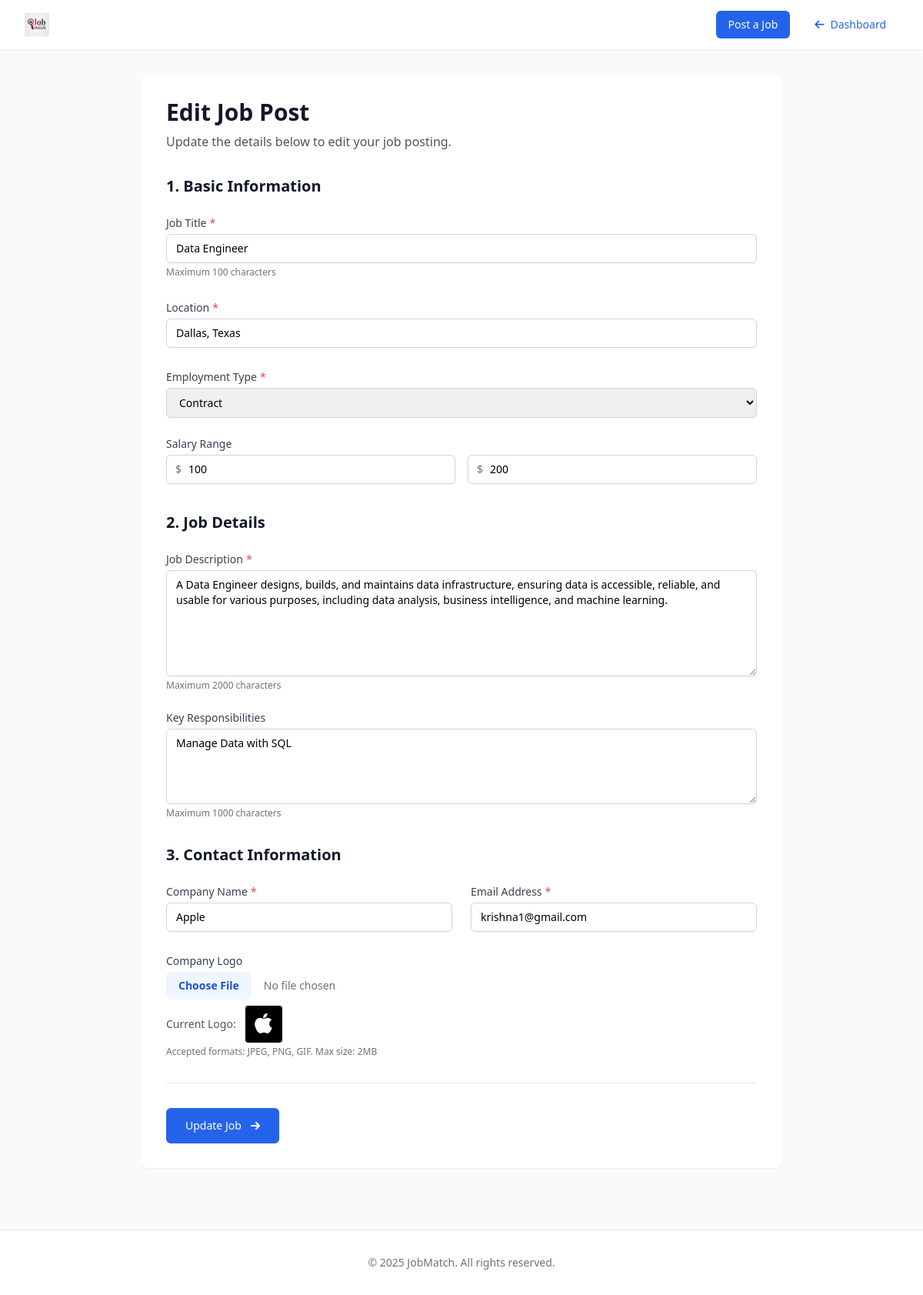
The page /edit_job_post/8 (signed in) on the database its author committed.
### app.py (models this page shows, shortened)
class JobPost(db.Model):
    __tablename__ = 'job_posts'  # Table name in the database
    id = db.Column(db.Integer, primary_key=True)
    job_title = db.Column(db.String(100), nullable=False)
    location = db.Column(db.String(100), nullable=False)
    employment_type = db.Column(db.String(50), nullable=False)
    salary_from = db.Column(db.Integer)
    salary_to = db.Column(db.Integer)
    job_description = db.Column(db.Text, nullable=False)
    key_responsibilities = db.Column(db.Text)
    company_name = db.Column(db.String(100), nullable=False)
    email = db.Column(db.String(100), nullable=False)
    logo_filename = db.Column(db.String(100))  # Filename of the uploaded logo image

### app.py (the view, shortened to what this page needs)
@app.route('/edit_job_post/<int:job_id>', methods=['GET', 'POST'])
@login_required
def edit_job_post(job_id):
    job = JobPost.query.filter_by(id=job_id, email=current_user.email).first_or_404()
    return render_template('postcreation.html', job=job)

### app.py (called while the page is built)
@login_manager.user_loader
def load_user(user_id):
    logger.debug(f'Loading user with ID: {user_id}')
    return User.query.get(int(user_id))

### Templates/postcreation.html (shortened to what this page needs)
<!DOCTYPE html>
<html lang="en">
<head>
    <link href="https://cdnjs.cloudflare.com/ajax/libs/font-awesome/6.4.0/css/all.min.css" rel="stylesheet">
    <script src="https://cdn.tailwindcss.com"></script>
</head>
<body class="bg-gray-50 font-sans">
    <nav class="bg-white shadow-sm sticky top-0 z-10">
        <div class="max-w-8xl mx-auto px-4 sm:px-6 lg:px-8">
            <div class="flex justify-between h-16 items-center">
                <div class="flex items-center">
                    <img class="h-8 w-auto" src="static/img/logo.png" alt="Logo" class="hover-scale">
                </div>
                <div class="flex items-center space-x-4">
                    <a href="/postcreation" class="bg-blue-600 text-white px-4 py-2 text-sm font-medium rounded-md hover:bg-blue-700 transition-all hover-scale">
                        Post a Job
                    </a>
                    <a href="/compapptrack" class="text-blue-600 px-4 py-2 text-sm font-medium rounded-md hover:bg-blue-50 transition-all">
                        <i class="fas fa-arrow-left mr-2"></i>Dashboard
                    </a>
                </div>
            </div>
        </div>
    </nav>
    <main class="max-w-4xl mx-auto py-8 px-4 sm:px-6 lg:px-8">
        <div class="bg-white shadow-sm rounded-lg overflow-hidden hover-scale transition-all">
            <div class="p-8">
                <div class="mb-8">
                    <h1 class="text-3xl font-bold text-gray-900">{{ 'Edit Job Post' if job else 'Post a New Job' }}</h1>
                    <p class="mt-2 text-gray-600">{{ 'Update the details below to edit your job posting.' if job else 'Fill out the form below to post your job opening.' }}</p>
                </div>
                <form name="jobForm" class="space-y-8" action="{{ url_for('edit_job_post', job_id=job.id) if job else url_for('post_creation') }}" method="POST" enctype="multipart/form-data">
                    <div class="space-y-6">
                        <h2 class="text-xl font-semibold text-gray-900">1. Basic Information</h2>
                        <div class="grid grid-cols-1 gap-6">
                            <div>
                                <label for="job_title" class="block text-sm font-medium text-gray-700 required-field">Job Title</label>
                                <input type="text" id="job_title" name="job_title" value="{{ job.job_title if job else '' }}"
                                       class="mt-1 block w-full rounded-md border-gray-300 shadow-sm focus:border-blue-500 focus:ring-blue-500 sm:text-sm py-2 px-3 border"
                                       required maxlength="100">
                                <p class="mt-1 text-xs text-gray-500">Maximum 100 characters</p>
                            </div>
                            <div>
                                <label for="location" class="block text-sm font-medium text-gray-700 required-field">Location</label>
                                <input type="text" id="location" name="location" value="{{ job.location if job else '' }}"
                                       class="mt-1 block w-full rounded-md border-gray-300 shadow-sm focus:border-blue-500 focus:ring-blue-500 sm:text-sm py-2 px-3 border"
                                       placeholder="e.g. New York, USA" required maxlength="100">
                            </div>
                            <div>
                                <label for="employment_type" class="block text-sm font-medium text-gray-700 required-field">Employment Type</label>
                                <select id="employment_type" name="employment_type"
                                        class="mt-1 block w-full rounded-md border-gray-300 shadow-sm focus:border-blue-500 focus:ring-blue-500 sm:text-sm py-2 px-3 border" required>
                                    <option value="Contract" {{ 'selected' if job and job.employment_type == 'Contract' else '' }}>Contract</option>
                                </select>
                            </div>
                            <div>
                                <label class="block text-sm font-medium text-gray-700">Salary Range</label>
                                <div class="grid grid-cols-1 md:grid-cols-2 gap-4 mt-1">
                                    <div>
                                        <div class="relative rounded-md shadow-sm">
                                            <div class="absolute inset-y-0 left-0 pl-3 flex items-center pointer-events-none">
                                                <span class="text-gray-500 sm:text-sm">$</span>
                                            </div>
                                            <input type="number" id="salary_from" name="salary_from" value="{{ job.salary_from if job else '' }}"
                                                   class="block w-full pl-7 pr-3 py-2 rounded-md border-gray-300 focus:border-blue-500 focus:ring-blue-500 sm:text-sm border"
                                                   placeholder="0" min="0" step="100">
                                        </div>
                                    </div>
                                    <div>
                                        <div class="relative rounded-md shadow-sm">
                                            <div class="absolute inset-y-0 left-0 pl-3 flex items-center pointer-events-none">
                                                <span class="text-gray-500 sm:text-sm">$</span>
                                            </div>
                                            <input type="number" id="salary_to" name="salary_to" value="{{ job.salary_to if job else '' }}"
                                                   class="block w-full pl-7 pr-3 py-2 rounded-md border-gray-300 focus:border-blue-500 focus:ring-blue-500 sm:text-sm border"
                                                   placeholder="0" min="0" step="100">
                                        </div>
                                    </div>
                                </div>
                            </div>
                        </div>
                    </div>
                    <div class="space-y-6">
                        <h2 class="text-xl font-semibold text-gray-900">2. Job Details</h2>
                        <div>
                            <label for="job_description" class="block text-sm font-medium text-gray-700 required-field">Job Description</label>
                            <textarea id="job_description" name="job_description" rows="6"
                                      class="mt-1 block w-full rounded-md border-gray-300 shadow-sm focus:border-blue-500 focus:ring-blue-500 sm:text-sm py-2 px-3 border"
                                      required maxlength="2000">{{ job.job_description if job else '' }}</textarea>
                            <p class="mt-1 text-xs text-gray-500">Maximum 2000 characters</p>
                        </div>
                        <div>
                            <label for="key_responsibilities" class="block text-sm font-medium text-gray-700">Key Responsibilities</label>
                            <textarea id="key_responsibilities" name="key_responsibilities" rows="4"
                                      class="mt-1 block w-full rounded-md border-gray-300 shadow-sm focus:border-blue-500 focus:ring-blue-500 sm:text-sm py-2 px-3 border"
                                      maxlength="1000">{{ job.key_responsibilities if job else '' }}</textarea>
                            <p class="mt-1 text-xs text-gray-500">Maximum 1000 characters</p>
                        </div>
                    </div>
                    <div class="space-y-6">
                        <h2 class="text-xl font-semibold text-gray-900">3. Contact Information</h2>
                        <div class="grid grid-cols-1 md:grid-cols-2 gap-6">
                            <div>
                                <label for="company_name" class="block text-sm font-medium text-gray-700 required-field">Company Name</label>
                                <input type="text" id="company_name" name="company_name" value="{{ job.company_name if job else '' }}"
                                       class="mt-1 block w-full rounded-md border-gray-300 shadow-sm focus:border-blue-500 focus:ring-blue-500 sm:text-sm py-2 px-3 border"
                                       required maxlength="100">
                            </div>
                            <div>
                                <label for="email" class="block text-sm font-medium text-gray-700 required-field">Email Address</label>
                                <input type="email" id="email" name="email" value="{{ job.email if job else current_user.email }}"
                                       class="mt-1 block w-full rounded-md border-gray-300 shadow-sm focus:border-blue-500 focus:ring-blue-500 sm:text-sm py-2 px-3 border"
                                       required>
                            </div>
                        </div>
                        <div>
                            <label for="logo" class="block text-sm font-medium text-gray-700">Company Logo</label>
                            <div class="mt-1 flex items-center">
                                <input type="file" id="logo" name="logo" accept="image/jpeg, image/png, image/gif"
                                       class="block w-full text-sm text-gray-500 file:mr-4 file:py-2 file:px-4 file:rounded-md file:border-0 file:text-sm file:font-semibold file:bg-blue-50 file:text-blue-700 hover:file:bg-blue-100"
                                       onchange="validateFile(this)">
                            </div>
                            {% if job and job.logo_filename %}
                                <div class="mt-2 flex items-center">
                                    <p class="text-sm text-gray-600 mr-3">Current Logo:</p>
                                    <img src="/uploads/{{ job.logo_filename }}" alt="Current Logo" class="h-12 w-auto object-contain rounded">
                                </div>
                            {% endif %}
                            <p class="mt-1 text-xs text-gray-500">Accepted formats: JPEG, PNG, GIF. Max size: 2MB</p>
                        </div>
                    </div>
                    <div class="flex justify-between pt-8 border-t">
                        <button type="submit" class="inline-flex items-center px-6 py-3 border border-transparent text-sm font-medium rounded-md shadow-sm text-white bg-blue-600 hover:bg-blue-700 focus:outline-none focus:ring-2 focus:ring-offset-2 focus:ring-blue-500 transition-all">
                            {{ 'Update Job' if job else 'Post Job' }}
                            <svg class="ml-2 -mr-1 w-5 h-5" xmlns="http://www.w3.org/2000/svg" viewBox="0 0 20 20" fill="currentColor">
                                <path fill-rule="evenodd" d="M10.293 5.293a1 1 0 011.414 0l4 4a1 1 0 010 1.414l-4 4a1 1 0 01-1.414-1.414L12.586 11H5a1 1 0 110-2h7.586l-2.293-2.293a1 1 0 010-1.414z" clip-rule="evenodd" />
                            </svg>
                        </button>
                    </div>
                </form>
            </div>
        </div>
    </main>
    <footer class="bg-white mt-12 border-t">
        <div class="max-w-8xl mx-auto py-8 px-4 sm:px-6 lg:px-8">
            <div class="text-center">
                <p class="text-sm text-gray-500">© 2025 JobMatch. All rights reserved.</p>
            </div>
        </div>
    </footer>
</body>
</html>

### Templates/postcreation.html (style rules this page uses)
.transition-all { transition: all 0.2s ease-in-out; }
.hover-scale { transition: transform 0.2s ease-in-out; }
.required-field::after { content: '*'; color: #ef4444; margin-left: 0.25rem; }

### rows shown on the page
JobPost: job_title "Data Engineer", location "Dallas, Texas", salary_from "100", salary_to "200", job_description "A Data Engineer designs, builds, and maintains data infrastructure, ensuring data is accessible, reliable, and usable for various purposes, including data analysis, business intelligence, and machine learning.", key_responsibilities "Manage Data with SQL", company_name "Apple", email "krishna1@gmail.com", logo_filename (picture)

### other values the page prints
{{ 'Edit Job Post' if job else 'Post a New Job' }} "Edit Job Post"
{{ 'Update Job' if job else 'Post Job' }} "Update Job"
